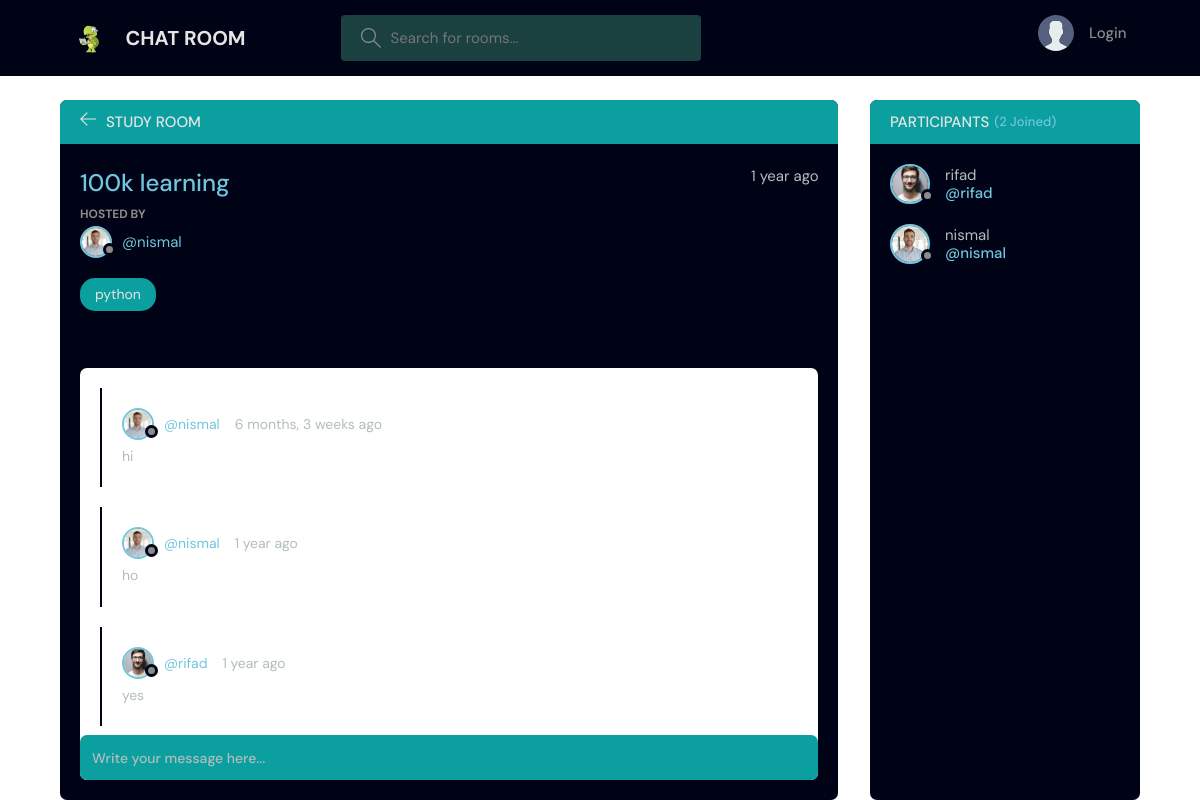
The page /room/1 on the database as committed earlier.
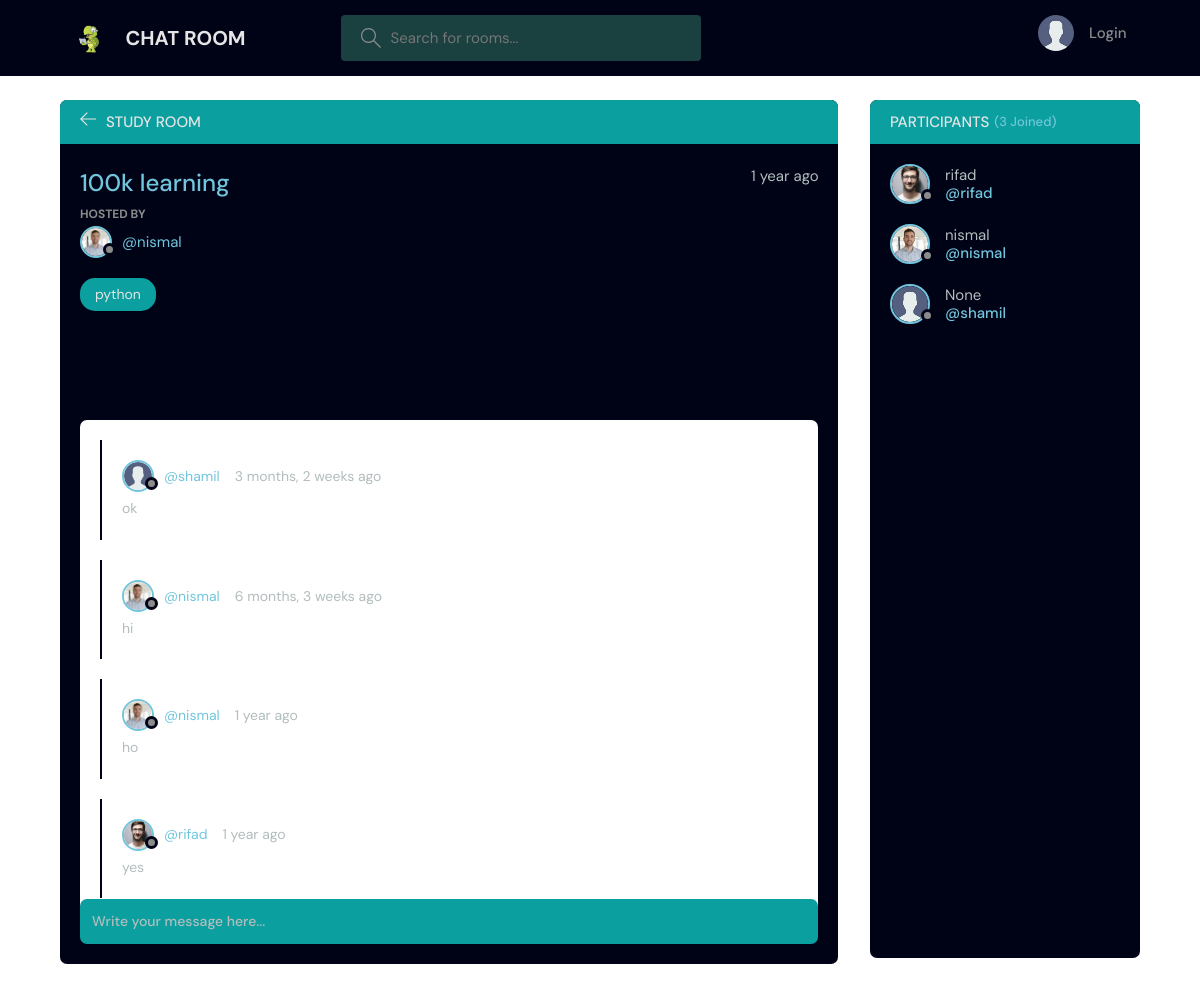
The same page on the database as committed later.
### base/models.py (models this page shows, shortened)
class Room(models.Model):
    host = models.ForeignKey(User,on_delete=models.SET_NULL,null=True)
    topic = models.ForeignKey(Topic,on_delete=models.SET_NULL,null=True)
    name = models.CharField(max_length=200)
    description = models.TextField(null=True)
    participants = models.ManyToManyField(User,related_name='participants',blank=True)
    updated = models.DateField(auto_now=True)
    created = models.DateField(auto_now_add=True)
    class Meta:
        ordering =['-updated','-created']

class User(AbstractUser):
    name = models.CharField(max_length=200,null=True)
    email = models.EmailField(unique=True,null=True)
    bio = models.TextField(null=True)
    avatar = models.ImageField(null=True,default='avatar.svg')

class Topic(models.Model):
    name = models.CharField(max_length=200)
    def __str__(self):
        return self.name

class Message(models.Model):
    user =models.ForeignKey(User,on_delete=models.CASCADE)
    room = models.ForeignKey(Room,on_delete=models.CASCADE)
    body = models.TextField()
    updated = models.DateField(auto_now=True)
    created = models.DateField(auto_now_add=True)
    class Meta:
        ordering = ['-updated', '-created']

### base/views.py (the view, shortened to what this page needs)
# urls.py: path('room/<int:pk>',views.room,name='room'),
def room(request, pk):
    room = Room.objects.get(id=pk)
    room_messages = room.message_set.all()
    participants = room.participants.all()
    context = {'room': room, 'room_messages': room_messages,
               'participants': participants}
    return render(request, 'room.html', context)

### templates/room.html (shortened to what this page needs)
{% extends 'main.html' %}
{% block content %}
<main class="profile-page layout layout--2">
  <div class="container">
    <div class="room">
      <div class="room__top">
        <div class="room__topLeft">
          <a href="{% url 'home' %}">
            <svg version="1.1" xmlns="http://www.w3.org/2000/svg" width="32" height="32" viewBox="0 0 32 32">
              <title>arrow-left</title>
              <path
                d="M13.723 2.286l-13.723 13.714 13.719 13.714 1.616-1.611-10.96-10.96h27.625v-2.286h-27.625l10.965-10.965-1.616-1.607z">
              </path>
            </svg>
          </a>
          <h3>Study Room</h3>
        </div>
      </div>
      <div class="room__box scroll">
        <div class="room__header scroll">
          <div class="room__info">
            <h3>{{room.name}}</h3>
            <span>{{room.created|timesince}} ago</span>
          </div>
          <div class="room__hosted">
            <p>Hosted By</p>
            <a href="{% url 'userProfile' room.host.id %}" class="room__author">
              <div class="avatar avatar--small">
                <img src="{{room.host.avatar.url}}" />
              </div>
              <span>@{{room.host.username}}</span>
            </a>
          </div>
          <span class="room__topics">{{room.topic}}</span>
        </div>
        <div class="room__conversation">
          <div class="threads scroll">
            {% for message in room_messages %}
            <div class="thread">
              <div class="thread__top">
                <div class="thread__author">
                  <a href="{% url 'userProfile' message.user.id %}" class="thread__authorInfo">
                    <div class="avatar avatar--small">
                      <img src="{{message.user.avatar.url}}" />
                    </div>
                    <span>@{{message.user.username}}</span>
                  </a>
                  <span class="thread__date">{{message.created|timesince}} ago</span>
                </div>
              </div>
              <div class="thread__details">
                {{message.body}}
              </div>
            </div>
            {% endfor %}
          </div>
        </div>
      </div>
      <div class="room__message">
        <form action="" method="POST">
          <input name="body" placeholder="Write your message here..." />
        </form>
      </div>
    </div>
    <div class="participants">
      <h3 class="participants__top">Participants <span>({{participants.count}} Joined)</span></h3>
      <div class="participants__list scroll">
        {% for user in participants %}
        <a href="{%  url 'userProfile' user.id %}" class="participant">
          <div class="avatar avatar--medium">
            <img src="{{user.avatar.url}}" />
          </div>
          <p>
            {{user.name}}
            <span>@{{user.username}}</span>
          </p>
        </a>
        {% endfor %}
      </div>
    </div>
  </div>
</main>
{% endblock content %}

### templates/main.html (shortened to what this page needs)
<!DOCTYPE html>
{% load static %}
<html lang="en">
<head>
    <link rel="stylesheet" href="{% static 'styles/style.css' %}" />
</head>
<body>
    {% include 'navbar.html' %}
    {% block content %}
    {% endblock %}
</body>
</html>

### templates/navbar.html (shortened to what this page needs)
{% load static %}
  <header class="header header--loggedIn">
      <div class="container">
        <a href="{% url 'home' %}" class="header__logo">
          <img src="{% static 'images/logo.png' %}" />
          <h1>CHAT ROOM</h1>
        </a>
        <form class="header__search" method="GET" action="{% url 'home' %}">
          <label>
            <input  name="q" placeholder="Search for rooms..." />
          </label>
        </form>
        <nav class="header__menu">
          {% if request.user.is_authenticated %}
              <div class="header__user">
                  <a href="{% url 'userProfile' request.user.id %}">
                      <div class="avatar avatar--medium active">
                          <img src="{{ user.avatar.url }}" />
                      </div>
                      <p>{{ request.user.username }} <span>@{{ request.user.username }}</span></p>
                  </a>
                  <div class="dropdown">
                    <div class="dropdown-button">
                        <svg class="dropdown-icon" xmlns="http://www.w3.org/2000/svg" width="16" height="16" viewBox="0 0 16 16">
                            <path d="M8 12L2 6h12z"/>
                        </svg>
                    </div>
                    <div class="dropdown-content">
                        <a href="{% url 'updateUser' %}" class="dropdown-link">User Update</a>
                        <a href="{% url 'changePassword' %}" class="dropdown-link">Change Password</a>
                        <a href="{% url 'logout' %}" class="dropdown-link">Logout</a>
                    </div>
                </div>
              </div>
          {% else %}
              <a href="{% url 'login' %}">
                  <img src="{% static 'images/avatar.svg' %}" />
                  <p>Login</p>
              </a>
          {% endif %}
      </nav>
  </div>
</header>

Rows that differ between the two databases and show on the page:
added Message: user.avatar (placeholder picture), user.username "shamil", created "3 months, 2 weeks", body "ok"
added User: avatar (placeholder picture), name "None", username "shamil"
Other text that changed with them:
{{ participants.count }}: "2" → "3"
